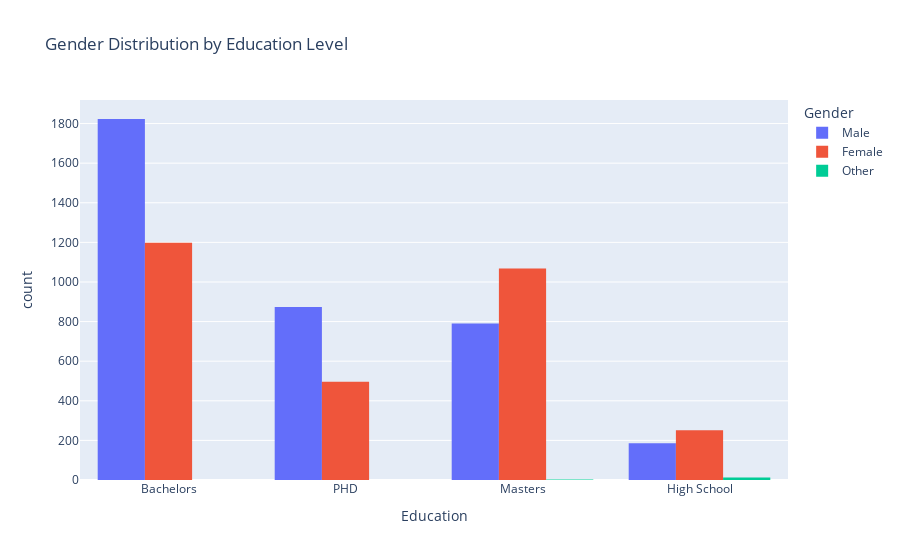

Source (notebook cell):
### Code cell
# Gender Distribution for each Education Level
px.histogram(data_frame=df , x = 'Education' , color='Gender' , barmode='group' , title= 'Gender Distribution by Education Level')

### Figure 1 — Plotly figure (JSON) as saved in the notebook; plotly's stock layout.template omitted (floating-point values rounded to 4 significant figures; data arrays with more than 128 entries replaced by an {"elided": "..."} marker saying what was removed)
{"data": [{"alignmentgroup": "True", "bingroup": "x", "hovertemplate": "Gender=Male<br>Education=%{x}<br>count=%{y}<extra></extra>", "legendgroup": "Male", "marker": {"color": "#636efa", "pattern": {"shape": ""}}, "name": "Male", "offsetgroup": "Male", "orientation": "v", "showlegend": true, "type": "histogram", "x": {"elided": "3671 str values"}, "xaxis": "x", "yaxis": "y"}, {"alignmentgroup": "True", "bingroup": "x", "hovertemplate": "Gender=Female<br>Education=%{x}<br>count=%{y}<extra></extra>", "legendgroup": "Female", "marker": {"color": "#EF553B", "pattern": {"shape": ""}}, "name": "Female", "offsetgroup": "Female", "orientation": "v", "showlegend": true, "type": "histogram", "x": {"elided": "3013 str values"}, "xaxis": "x", "yaxis": "y"}, {"alignmentgroup": "True", "bingroup": "x", "hovertemplate": "Gender=Other<br>Education=%{x}<br>count=%{y}<extra></extra>", "legendgroup": "Other", "marker": {"color": "#00cc96", "pattern": {"shape": ""}}, "name": "Other", "offsetgroup": "Other", "orientation": "v", "showlegend": true, "type": "histogram", "x": ["High School", "High School", "Masters", "High School", "High School", "High School", "High School", "Masters", "High School", "High School", "High School", "High School", "High School", "High School"], "xaxis": "x", "yaxis": "y"}], "layout": {"barmode": "group", "legend": {"title": {"text": "Gender"}, "tracegroupgap": 0}, "title": {"text": "Gender Distribution by Education Level"}, "xaxis": {"anchor": "y", "domain": [0, 1], "title": {"text": "Education"}}, "yaxis": {"anchor": "x", "domain": [0, 1], "title": {"text": "count"}}}}
